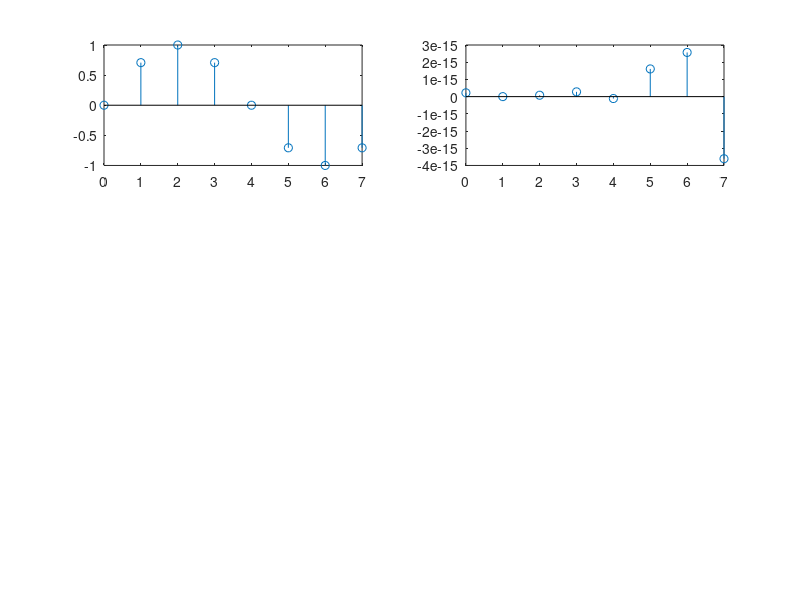

The MATLAB source for this figure:
clc;
close all;
clear all;
fs=8000;
ts=1/fs;
N=8;
n=0:N-1;
x=sin(2*pi*1000*n*ts);
X=zeros(1,N);
for m=1:N
    for n=1:N
        X(m)=X(m)+x(n)*exp(-j*2*pi*(n-1)*(m-1)/N);
    end
end
n=0:N-1;
subplot(3,2,1);
stem(n,x);
subplot(3,2,2);
stem(n,real(X));